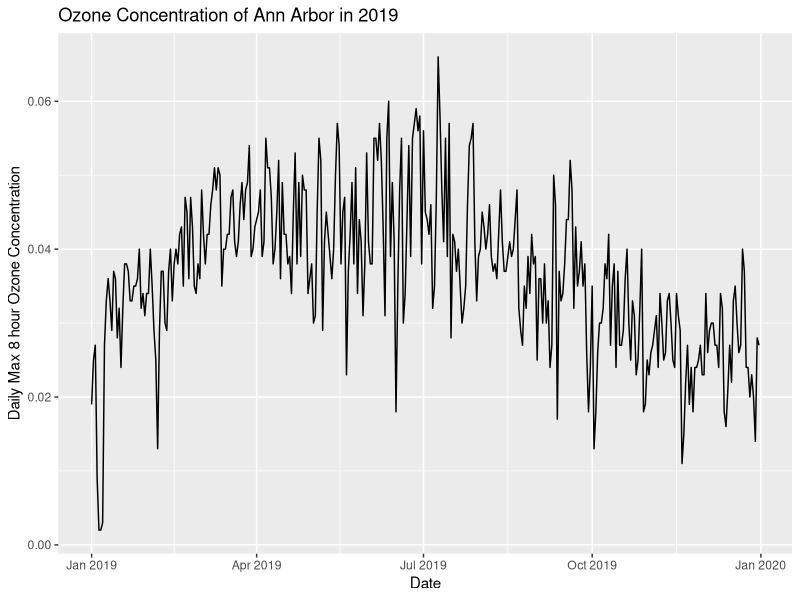
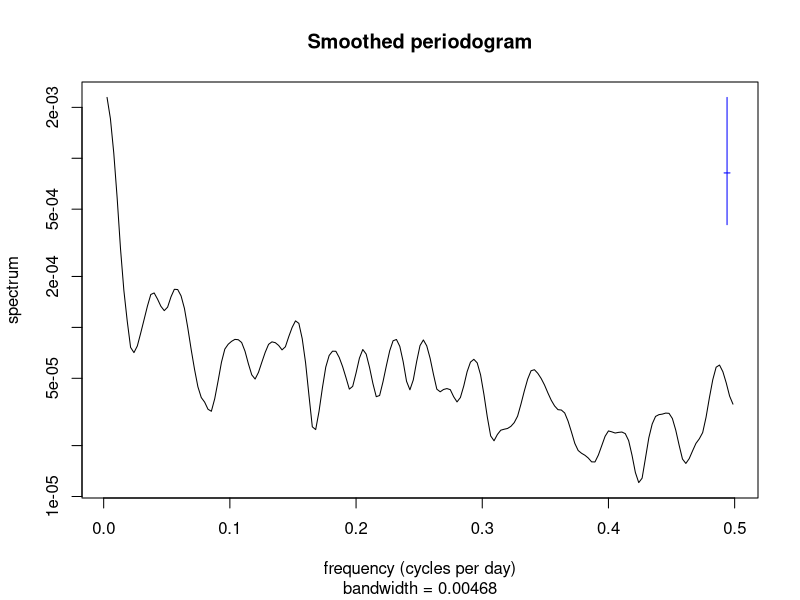
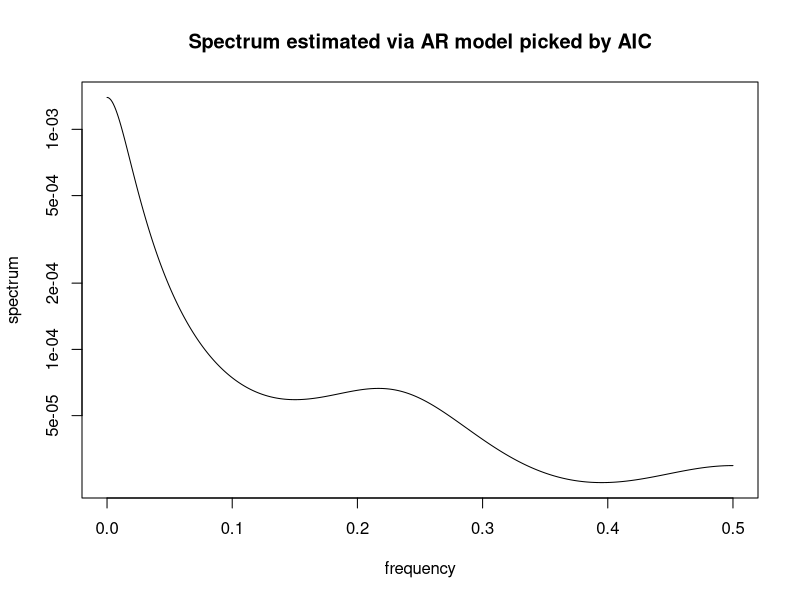
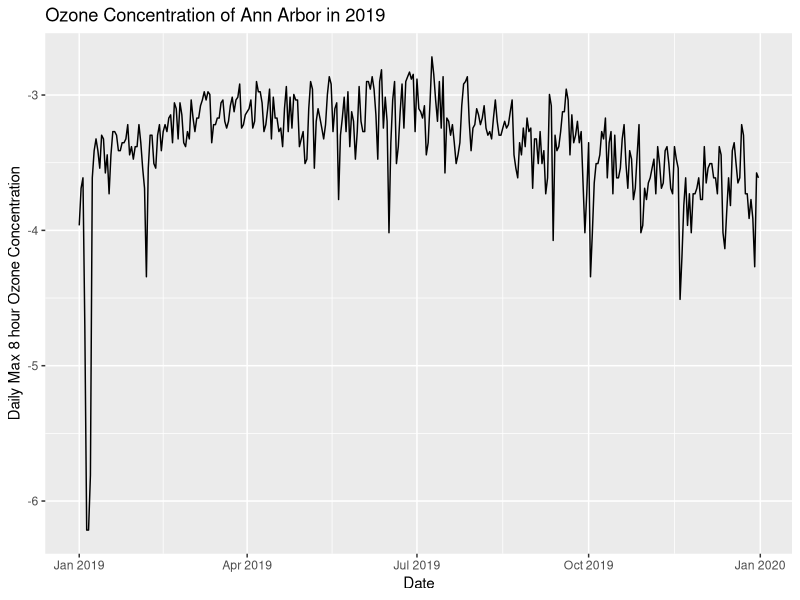
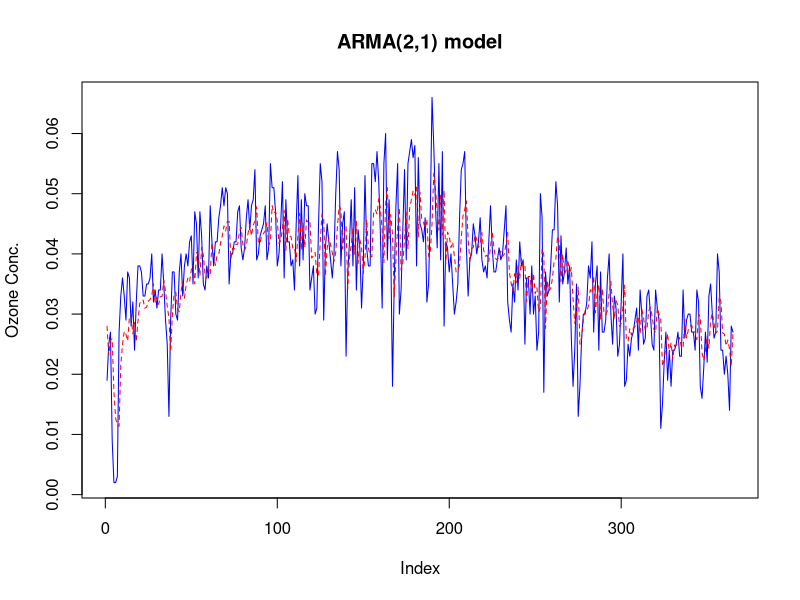
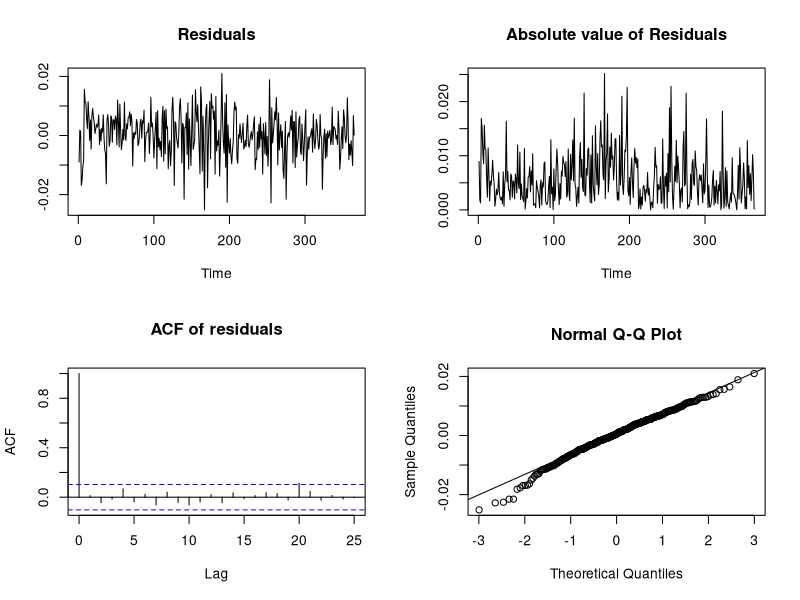
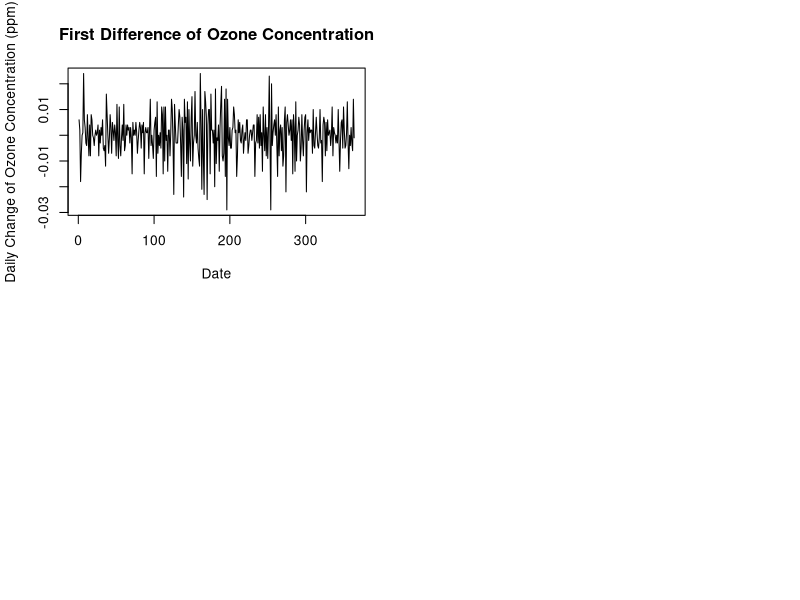
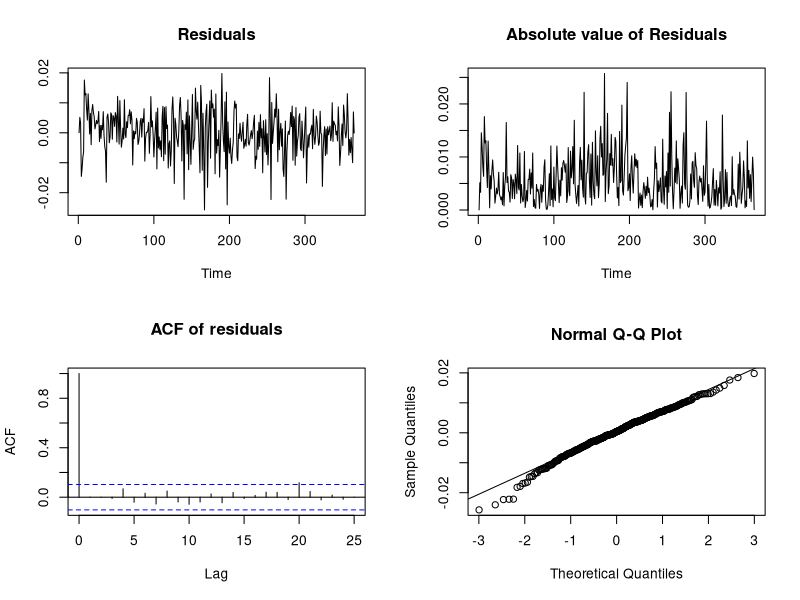

Write R code to recreate these figures, in order.
## ---- chunk 1
knitr::opts_chunk$set(echo = TRUE)
## ---- chunk 2
library(data.table)
library(ggplot2)
library(knitr)
## ---- chunk 3
x <- read.table("ozone.csv", header=TRUE, sep=",")
dat <- x[,c("Date","Daily.Max.8.hour.Ozone.Concentration")]
dat <- as.data.table(dat)
dat$Date <- as.Date(dat$Date, format='%m/%d/%Y')
kable(summary(dat),format = "html", caption='Summary of the ozone concentration dataset')
## ---- chunk 4
ggplot(data = dat, aes(y = Daily.Max.8.hour.Ozone.Concentration, x = Date)) + geom_path() + labs(y = "Daily Max 8 hour Ozone Concentration", title = "Ozone Concentration of Ann Arbor in 2019")
## ---- chunk 5
spec = spectrum(dat$Daily.Max.8.hour.Ozone.Concentration, spans=c(5,5), main="Smoothed periodogram", xlab="frequency (cycles per day)")
## ---- chunk 6
spectrum(dat$Daily.Max.8.hour.Ozone.Concentration,method="ar", main="Spectrum estimated via AR model picked by AIC")
## ---- chunk 7
ggplot(data = dat, aes(y = log(Daily.Max.8.hour.Ozone.Concentration), x = Date)) + geom_path() + labs(y = "Daily Max 8 hour Ozone Concentration", title = "Ozone Concentration of Ann Arbor in 2019")
## ---- chunk 8
aic_table <- function(data,P,Q){
  table <- matrix(NA,(P+1),(Q+1))
  for(p in 0:P) {
    for(q in 0:Q) {
       table[p+1,q+1] <- arima(data,order=c(p,0,q))$aic
    }
  }
  dimnames(table) <- list(paste("<b> AR",0:P, "</b>", sep=""),paste("MA",0:Q,sep=""))
  table
}

ozone_aic_table <- aic_table(dat[,Daily.Max.8.hour.Ozone.Concentration],4,5)
require(knitr)
kable(ozone_aic_table,digits=2)
## ---- chunk 9
arma21 <- arima(dat[,Daily.Max.8.hour.Ozone.Concentration], order=c(2,0,1))
arma21
## ---- chunk 10
plot(seq(1,365), dat[,Daily.Max.8.hour.Ozone.Concentration], type='l', main="ARMA(2,1) model", col="blue", xlab="Index", ylab="Ozone Conc.")
legend(0,130, c("original","fitted"), cex=0.8, col=c("blue","red"), pch=21:22, lty=1:2);
lines(seq(1,365),dat[,Daily.Max.8.hour.Ozone.Concentration]-arma21$residuals, type="l", col='red', pch=22, lty=2)
## ---- chunk 11
AR_roots <- polyroot(c(1,-coef(arma21)[c("ar1","ar2")])) 
AR_roots
## ---- chunk 12
par(mfrow=c(2,2))
plot(resid(arma21), ylab=" ", main="Residuals") 
plot(abs(arma21$residuals), ylab=" ", main="Absolute value of Residuals")
acf(resid(arma21), main="ACF of residuals")
qqnorm(arma21$residuals)
qqline(arma21$residuals)
## ---- chunk 13
#sh.pm<-log(sh.pm.raw)
sh.pm = dat$Daily.Max.8.hour.Ozone.Concentration
sh.pm.diff<-c(sh.pm,0)-c(0,sh.pm)
sh.pm.diff<-sh.pm.diff[-c(1,length(sh.pm.diff))]
sh.pm.diff<-ts(sh.pm.diff)
summary(sh.pm.diff)
plot(sh.pm.diff,xlab="Date",ylab="Daily Change of Ozone Concentration (ppm)",main="First Difference of Ozone Concentration")
## ---- chunk 14
aic_table <- function(data,P,Q){
  table <- matrix(NA,(P+1),(Q+1))
  for(p in 0:P) {
    for(q in 0:Q) {
       table[p+1,q+1] <- arima(data,order=c(p,0,q))$aic
    }
  }
  dimnames(table) <- list(paste("<b> AR",0:P, "</b>", sep=""),paste("MA",0:Q,sep=""))
  table
}

ozone.diff_aic_table <- aic_table(sh.pm.diff,4,5)
require(knitr)
kable(ozone.diff_aic_table,digits=2)
## ---- chunk 15
arima211 <- arima(dat[,Daily.Max.8.hour.Ozone.Concentration], order=c(2,1,1))
arima211
## ---- chunk 16
AR_roots2 <- polyroot(c(1,-coef(arima211)[c("ar1","ar2")])) 
AR_roots2
## ---- chunk 17
par(mfrow=c(2,2))
plot(resid(arima211), ylab=" ", main="Residuals") 
plot(abs(arima211$residuals), ylab=" ", main="Absolute value of Residuals")
acf(resid(arima211), main="ACF of residuals")
qqnorm(arima211$residuals)
qqline(arima211$residuals)
